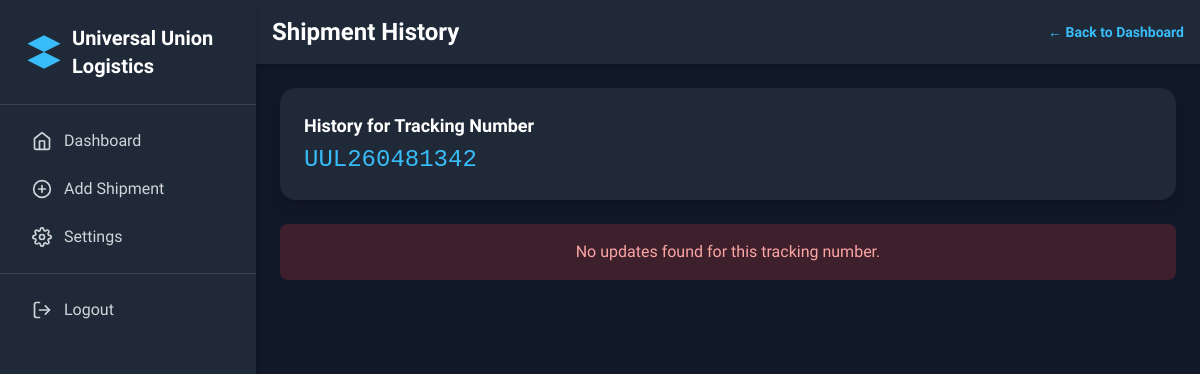
/admin/view-update.php?edit=UUL260481342 (signed in), run on an earlier commit of the app's database.
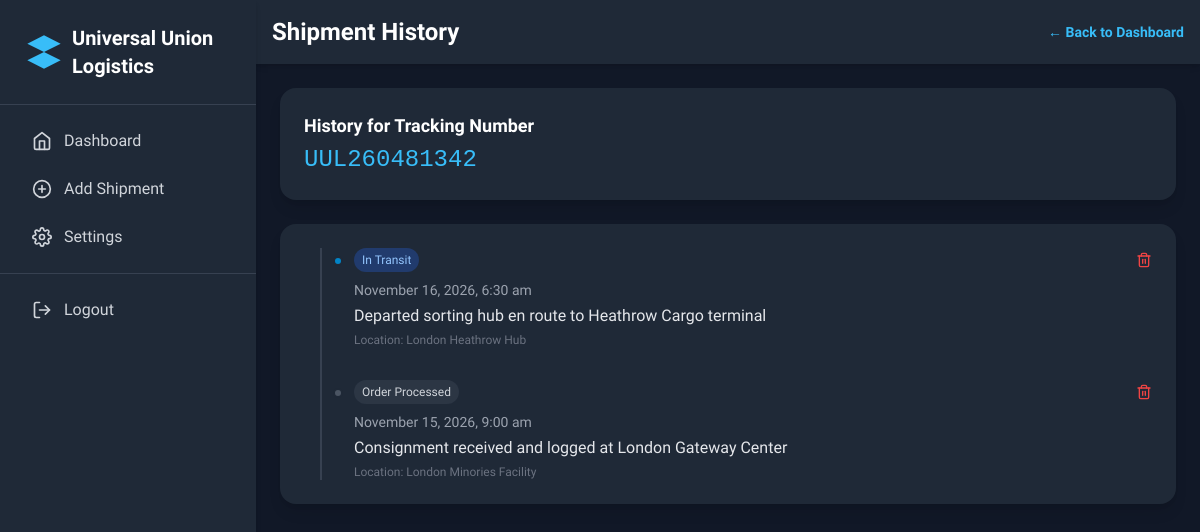
And on a later commit of the database.
### tables this page shows
CREATE TABLE `track_update` (
  `id` int(11) NOT NULL,
  `track_num` varchar(255) NOT NULL,
  `status` varchar(255) NOT NULL,
  `date` varchar(255) NOT NULL,
  `time` varchar(255) NOT NULL,
  `note` varchar(255) NOT NULL,
  `current_location` varchar(255) NOT NULL,
  `invoice_sub_total` varchar(255) NOT NULL,
  `discount` varchar(255) NOT NULL,
  `tax` varchar(255) NOT NULL,
  `invoice_total` varchar(255) NOT NULL,
  `updated_at` timestamp NOT NULL DEFAULT current_timestamp() ON UPDATE current_timestamp()
);

### admin/view-update.php (the view, shortened to what the changed rows need)
<?php
include '../functions.php';
$tracking_updates = [];
$err = "";
$edit_id = '';
if (isset($_GET['edit'])) {
    $edit_id = mysqli_real_escape_string($con, $_GET['edit']);
    $sql = mysqli_query($con, "SELECT * FROM track_update WHERE track_num = '$edit_id' ORDER BY date DESC, time DESC");
    if (mysqli_num_rows($sql) > 0) {
        while ($row = mysqli_fetch_assoc($sql)) {
            $tracking_updates[] = $row;
        }
    } else {
        $err = "No updates found for this tracking number.";
    }
} else {
    header('location:dashboard.php');
    die();
}
?>
<!DOCTYPE html>
<html lang="en">
<head>
    <script src="https://cdn.tailwindcss.com"></script>
</head>
<body class="flex bg-gray-900 text-gray-100">
    <div class="flex-1 flex flex-col">
        <header class="bg-gray-800 shadow-md p-4 flex justify-between items-center">
            <h1 class="text-2xl font-bold text-white">Shipment History</h1>
        </header>
        <main class="flex-1 p-4 sm:p-6">
            <div class="bg-gray-800 p-6 rounded-2xl shadow-lg mb-6">
                <h3 class="text-lg font-semibold text-white">History for Tracking Number</h3>
                <p class="text-2xl mt-1 text-sky-400 font-mono"><?php echo htmlspecialchars($edit_id); ?></p>
            </div>
            <?php if ($err): ?>
                <div class="bg-red-500/20 text-red-300 p-4 rounded-lg text-center"><?php echo $err; ?></div>
            <?php else: ?>
                <div class="bg-gray-800 p-6 rounded-2xl shadow-lg">
                    <div class="relative border-l-2 border-gray-700 ml-4 pl-8 space-y-8">
                        <?php foreach($tracking_updates as $update): ?>
                        <div class="timeline-item relative">
                            <div class="flex justify-between items-center">
                                <span class="px-2 py-1 text-xs font-medium rounded-full
                                <?php
                                    switch(strtolower($update['status'])) {
                                        case 'in transit': echo 'bg-blue-600/30 text-blue-300'; break;
                                        default: echo 'bg-gray-600/30 text-gray-300';
                                    }
                                ?>">
                                    <?php echo htmlspecialchars($update['status']); ?>
                                </span>
                                <a href="?edit=<?php echo urlencode($edit_id); ?>&delete=<?php echo $update['id']; ?>" onclick="return confirm('Are you sure you want to delete this update?')" class="text-red-500 hover:text-red-400" title="Delete Update">
                                    <i data-feather="trash-2" class="h-4 w-4"></i>
                                </a>
                            </div>
                            <p class="text-sm text-gray-400 mt-2"><?php echo date('F j, Y, g:i a', strtotime($update['date'] . ' ' . $update['time'])); ?></p>
                            <p class="mt-1 text-gray-200"><?php echo nl2br(htmlspecialchars($update['note'])); ?></p>
                            <p class="text-xs text-gray-500 mt-1">Location: <?php echo htmlspecialchars($update['current_location']); ?></p>
                        </div>
                        <?php endforeach; ?>
                    </div>
                </div>
            <?php endif; ?>
        </main>
    </div>
</body>
</html>

What changed in the data, as far as the page shows it:
added track_update: status "In Transit", date+time "November 16, 2026, 6:30 am", note "Departed sorting hub en route to Heathrow Cargo terminal", current_location "London Heathrow Hub"
added track_update: status "Order Processed", date+time "November 15, 2026, 9:00 am", note "Consignment received and logged at London Gateway Center", current_location "London Minories Facility"
Also different on the page:
$err: "No updates found for this tracking number." → (not shown)
